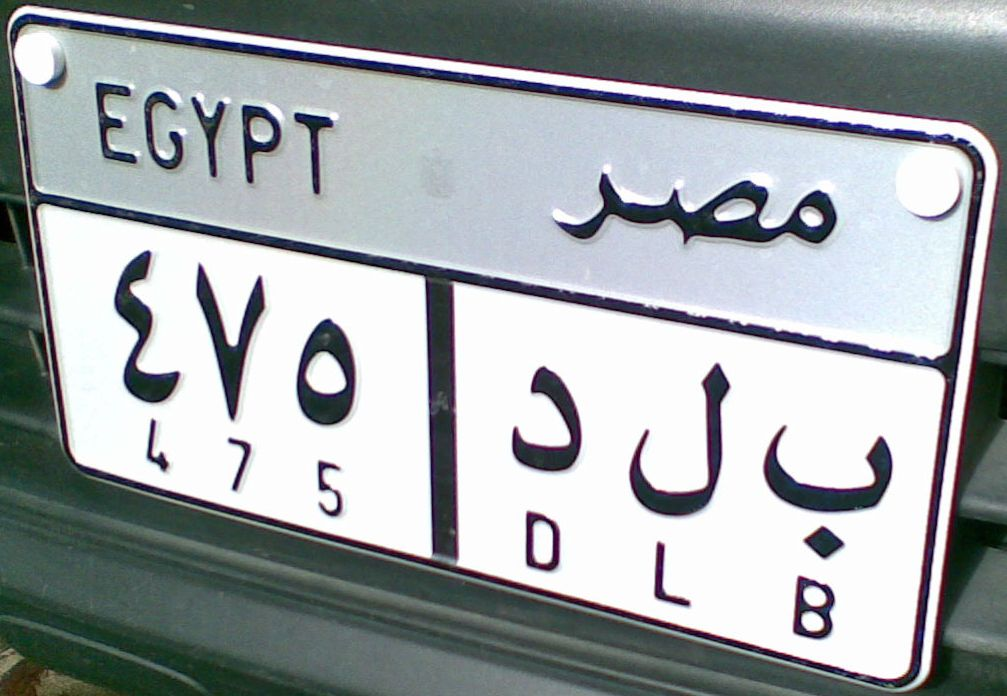
#> input picture CVAssignment/Assignment1_21686/Assignment1DataSet/L3.jpg, 1007 x 696 px
$ python M1ISA.py
#> lines starting #> are read from the running program, lines starting #| are printed output that depends on the picture
import cv2
import numpy as np
import math

L3=cv2.imread('L3.jpg')
#> L3 is the input picture: shape (696, 1007, 3); mean B, G, R 166.3, 163.7, 158.1

matrixtmp=np.matrix([[2,5,1],[694,900,1],[467,68,1]])#2nd point was [980,127,1]
OriginalPointMAtrix=np.linalg.inv(matrixtmp)
destinationYs=np.matrix([[0],[1000],[0]])
destinationXs=np.matrix([[0],[690],[690]])# 2nd point was 1000,2
ones=np.matrix([[1],[1],[1]])
firstRaw=OriginalPointMAtrix * destinationXs
firstRaw=firstRaw.transpose()
secondRaw=OriginalPointMAtrix  * destinationYs
secondRaw=secondRaw.transpose()
thirdRaw=OriginalPointMAtrix *ones
thirdRaw=thirdRaw.transpose()

AffineMatrix=np.concatenate((firstRaw, secondRaw), axis=0)
AffineMatrix=np.concatenate((AffineMatrix, thirdRaw), axis=0)
AffineMatrix=np.linalg.inv(AffineMatrix)

rows3,cols3,ch = L3.shape
#> rows3 = 696; cols3 = 1007; ch = 3
result3_image = np.zeros((rows3,cols3,3), np.uint8)
matrixtmp=np.matrix([[10,5,1],[121,970,1],[694,900,1]])#2nd point was [980,127,1]
OriginalPointMAtrix=np.linalg.inv(matrixtmp)
destinationYs=np.matrix([[0],[1000],[1000]])
destinationXs=np.matrix([[0],[0],[690]])# 2nd point was 1000,2
ones=np.matrix([[1],[1],[1]])
firstRaw=OriginalPointMAtrix * destinationXs
firstRaw=firstRaw.transpose()
secondRaw=OriginalPointMAtrix  * destinationYs
secondRaw=secondRaw.transpose()
thirdRaw=OriginalPointMAtrix *ones
thirdRaw=thirdRaw.transpose()

AffineMatrix2=np.concatenate((firstRaw, secondRaw), axis=0)
AffineMatrix2=np.concatenate((AffineMatrix2, thirdRaw), axis=0)
AffineMatrix2=np.linalg.inv(AffineMatrix2)
print (AffineMatrix2)

##################################3
for x in range(0,690):
    limit=(500*x)/345
    for y in range(0,1000):
        if(y <= limit ):
            newPoint=np.matrix([[x],[y],[1]])
            oldPoint=AffineMatrix*newPoint
        else:
            newPoint = np.matrix([[x], [y], [1]])
            oldPoint = AffineMatrix2 * newPoint

        if (oldPoint.item(0,0)%1 == 0.0) is (oldPoint.item(1,0)%1 == 0.0) :
            oldx = int((oldPoint.item(0, 0)))
            oldy = int((oldPoint.item(1, 0)))
            result3_image[x, y, 0] = L3[oldx, oldy, 0]
            result3_image[x, y, 1] = L3[oldx, oldy, 1]
            result3_image[x, y, 2] = L3[oldx, oldy, 2]
        else:
            intensity = 0
            exactCellX = int(round(oldPoint.item(0, 0)))
            exactCellY = int(round(oldPoint.item(1, 0)))
            ratioX = oldPoint.item(0, 0) % 1
            ratioY = oldPoint.item(1, 0) % 1
            result1B = 0
            result1G = 0
            result1R = 0

            result2B = 0
            result2G = 0
            result2R = 0

            # if exactCellX <= rows & exactCellY <= cols:
            result1B += L3[exactCellX, exactCellY, 0] * ratioX
            result1G += L3[exactCellX, exactCellY, 1] * ratioX
            result1R += L3[exactCellX, exactCellY, 2] * ratioX
            if (exactCellX - 1 > -1):
                result1B += (1 - ratioX) * L3[exactCellX - 1, exactCellY, 0]
                result1G += (1 - ratioX) * L3[exactCellX - 1, exactCellY, 1]
                result1R += (1 - ratioX) * L3[exactCellX - 1, exactCellY, 2]
            if (exactCellY - 1 > -1):
                result2B = ratioX * L3[exactCellX, exactCellY - 1, 0]
                result2G = ratioX * L3[exactCellX, exactCellY - 1, 1]
                result2R = ratioX * L3[exactCellX, exactCellY - 1, 2]
            if (exactCellY - 1 > -1 is exactCellX - 1 > -1):
                result2B += (1 - ratioX) * L3[exactCellX - 1][exactCellY - 1, 0]
                result2G += (1 - ratioX) * L3[exactCellX - 1][exactCellY - 1, 1]
                result2R += (1 - ratioX) * L3[exactCellX - 1][exactCellY - 1, 2]
            intensityB = int(math.ceil((result1B * ratioY + result2B * (1 - ratioY))))
            intensityG = int(math.ceil((result1G * ratioY + result2G * (1 - ratioY))))
            intensityR = int(math.ceil((result1R * ratioY + result2R * (1 - ratioY))))
            result3_image[x, y, 0] = int(intensityB)
            result3_image[x, y, 1] = int(intensityG)
            result3_image[x, y, 2] = int(intensityR)
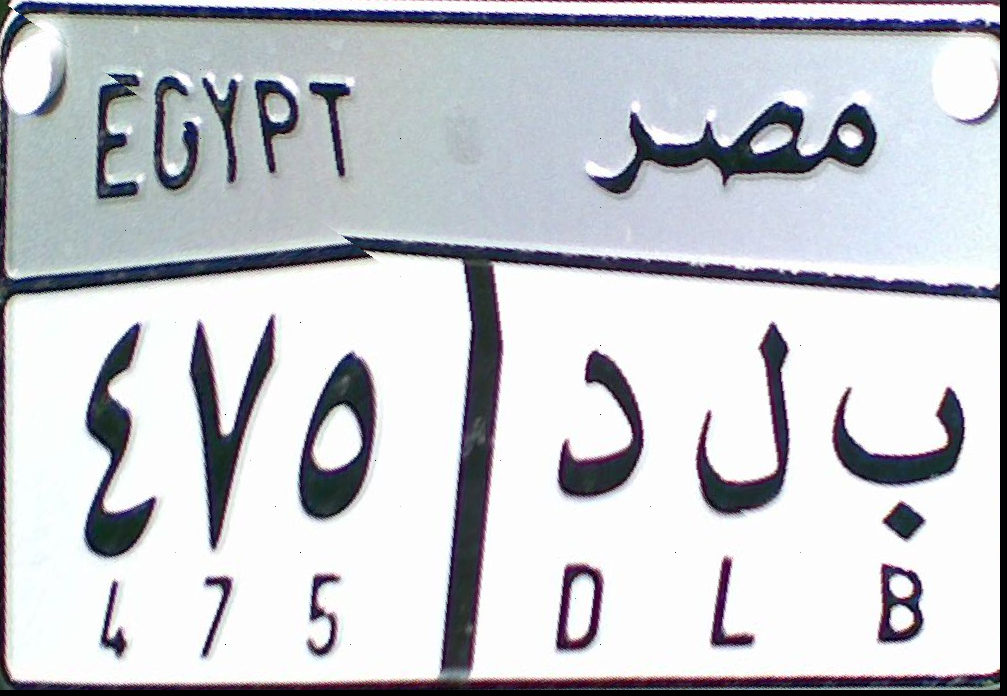
#> result3_image: shape (696, 1007, 3); mean B, G, R 204.2, 198.6, 196.4

cv2.imshow('Affine L3 other', result3_image)


cv2.waitKey(0)
cv2.destroyAllWindows()
